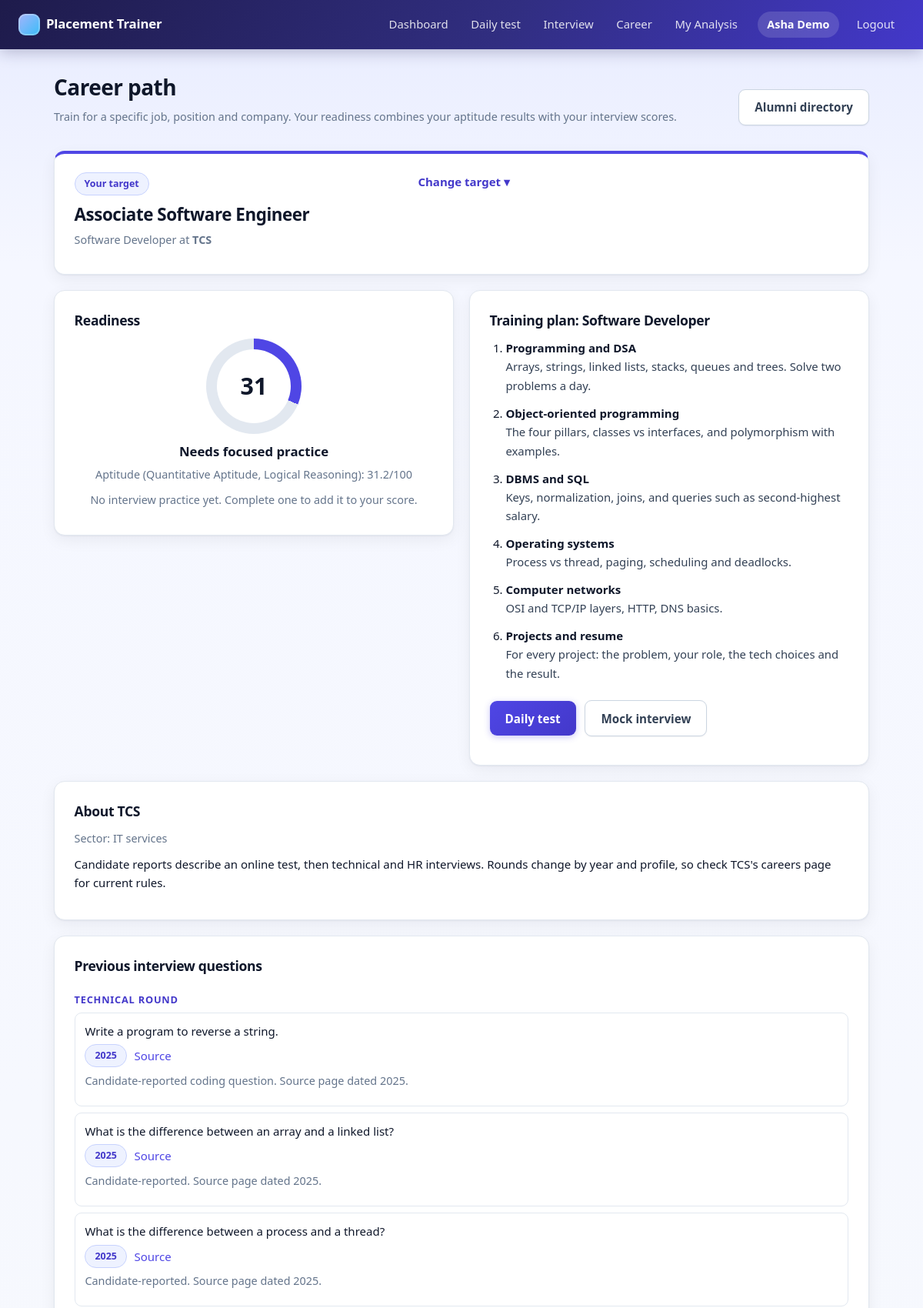
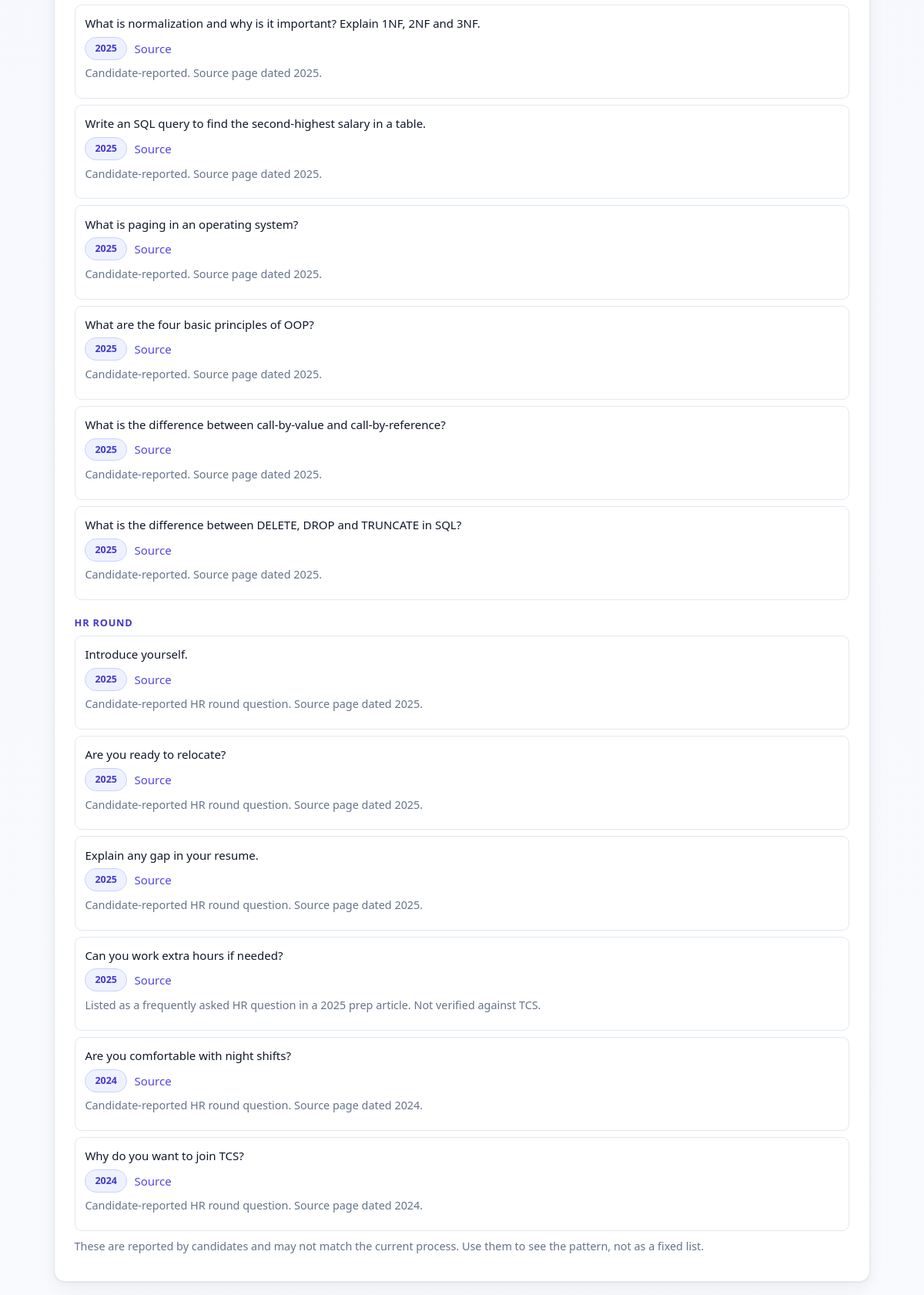
/career (signed in, upper part), run on the app's committed database (2 pictures, top to bottom).
### tables this page shows
CREATE TABLE users (
    id            INTEGER PRIMARY KEY AUTOINCREMENT,
    name          TEXT NOT NULL,
    email         TEXT UNIQUE NOT NULL,
    password_hash TEXT NOT NULL,
    role          TEXT NOT NULL DEFAULT 'student',
    created_at    TEXT DEFAULT CURRENT_TIMESTAMP
);

CREATE TABLE user_targets (
    user_id        INTEGER PRIMARY KEY REFERENCES users(id),
    role_id        INTEGER NOT NULL REFERENCES job_roles(id),
    company_id     INTEGER REFERENCES companies(id),
    company_name   TEXT DEFAULT '',
    position_title TEXT DEFAULT '',
    updated_at     TEXT DEFAULT CURRENT_TIMESTAMP
);

CREATE TABLE job_roles (
    id                  INTEGER PRIMARY KEY AUTOINCREMENT,
    title               TEXT UNIQUE NOT NULL,
    description         TEXT DEFAULT '',
    aptitude_categories TEXT NOT NULL        -- comma-separated quiz categories used for readiness
);

CREATE TABLE companies (
    id              INTEGER PRIMARY KEY AUTOINCREMENT,
    name            TEXT UNIQUE NOT NULL,
    sector          TEXT DEFAULT '',
    hiring_process  TEXT DEFAULT '',
    created_at      TEXT DEFAULT CURRENT_TIMESTAMP
);

CREATE TABLE role_topics (
    id       INTEGER PRIMARY KEY AUTOINCREMENT,
    role_id  INTEGER NOT NULL REFERENCES job_roles(id),
    position INTEGER NOT NULL,
    topic    TEXT NOT NULL,
    guidance TEXT NOT NULL
);

CREATE TABLE company_questions (
    id          INTEGER PRIMARY KEY AUTOINCREMENT,
    company_id  INTEGER NOT NULL REFERENCES companies(id),
    round_type  TEXT NOT NULL,               -- Aptitude, Coding, Technical or HR
    question    TEXT NOT NULL,
    year        TEXT DEFAULT '',
    source_url  TEXT DEFAULT '',
    source_note TEXT DEFAULT '',
    created_at  TEXT DEFAULT CURRENT_TIMESTAMP
);

### app.py (the view)
@app.get("/career")
def career_page(request: Request, user=Depends(require_user)):
    db = get_db()
    target = career.get_target(db, user["id"])
    readiness_data = topics = questions = alumni = company = company_name = None
    if target:
        company_name = career.target_company_name(target)
        readiness_data = career.readiness(db, user["id"], target)
        topics = career.role_topics(db, target["role_id"])
        if target["company_id"]:
            company = db.execute("SELECT * FROM companies WHERE id = ?", (target["company_id"],)).fetchone()
            questions = career.company_questions(db, target["company_id"])
            alumni = career.public_alumni(db, target["company_id"])
    return render(
        request, "career.html",
        target=target, company=company, company_name=company_name,
        readiness=readiness_data, topics=topics, questions=questions, alumni=alumni,
        roles=db.execute("SELECT id, title FROM job_roles ORDER BY title").fetchall(),
        companies=db.execute("SELECT id, name FROM companies ORDER BY name").fetchall(),
    )

### templates/career.html (shortened to what this page needs)
{% extends "base.html" %}
{% block content %}
<div class="quiz-head">
  <div>
    <h1>Career path</h1>
    <p class="muted">Train for a specific job, position and company. Your readiness combines your aptitude results with your interview scores.</p>
  </div>
  {% if target %}<a class="button-link secondary" href="{{ url_for('alumni_join') }}">Alumni directory</a>{% endif %}
</div>
{% if not target %}
  <section class="card">
    <h2>Set your target</h2>
    <p class="muted">Pick the role, the company and the position you are aiming for. We will build a training plan and show previous interview questions for that company.</p>
    {{ target_form(None) }}
  </section>
{% else %}
  <section class="card target-summary">
    <div>
      <span class="pill">Your target</span>
      <h2 class="target-title">{{ target.position_title }}</h2>
      <p class="muted">{{ target.role_title }} at <strong>{{ company_name }}</strong></p>
    </div>
    <details class="edit-target">
      <summary>Change target</summary>
    </details>
  </section>
  <div class="grid-2">
    <section class="card readiness">
      <h2>Readiness</h2>
      <div class="ring" style="--p: {{ readiness.readiness }};"><span>{{ '%.0f' % readiness.readiness }}</span></div>
      <p class="ready-label"><strong>{{ readiness.label }}</strong></p>
      <p class="muted">Aptitude ({{ readiness.categories | join(', ') }}): {{ readiness.aptitude }}/100</p>
      <p class="muted">
        {% if readiness.interview is not none %}
          Interview practice average: {{ readiness.interview }}/100 (counts for 30%).
        {% else %}
          No interview practice yet. Complete one to add it to your score.
        {% endif %}
      </p>
    </section>
    <section class="card">
      <h2>Training plan: {{ target.role_title }}</h2>
      <ol class="plan">
        {% for t in topics %}
          <li><strong>{{ t.topic }}</strong><span>{{ t.guidance }}</span></li>
        {% endfor %}
      </ol>
      <p>
        <a class="button-link" href="{{ url_for('daily_page') }}">Daily test</a>
        <a class="button-link secondary" href="{{ url_for('interview_page') }}">Mock interview</a>
      </p>
    </section>
  </div>
  {% if company %}
    <section class="card">
      <h2>About {{ company.name }}</h2>
      <p class="muted">Sector: {{ company.sector or 'not specified' }}</p>
      <p>{{ company.hiring_process }}</p>
    </section>
    <section class="card">
      <h2>Previous interview questions</h2>
      {% if questions %}
        {% for group in questions %}
          <h3 class="round-title">{{ group.round }} round</h3>
          <ul class="qlist">
            {% for q in group['items'] %}
              <li>
                <span class="q-text">{{ q.question }}</span>
                <span class="pill">{{ q.year or 'year not given' }}</span>
                {% if q.source_url %}<a href="{{ q.source_url }}" target="_blank" rel="noopener">Source</a>{% endif %}
                {% if q.source_note %}<small class="muted">{{ q.source_note }}</small>{% endif %}
              </li>
            {% endfor %}
          </ul>
        {% endfor %}
        <p class="muted">These are reported by candidates and may not match the current process. Use them to see the pattern, not as a fixed list.</p>
      {% else %}
        <p class="muted">No questions have been added for {{ company.name }} yet. The placement cell can add them from the admin page.</p>
      {% endif %}
    </section>
  {% else %}
    <section class="card">
      <p class="muted">{{ company_name }} is not in the company list, so company questions and the alumni directory are not available for it. The placement cell can add it.</p>
    </section>
  {% endif %}
{% endif %}
{% endblock %}

### templates/base.html (shortened to what this page needs)
<!doctype html>
<html lang="en">
<head>
  <link rel="stylesheet" href="{{ url_for('static', filename='style.css') }}">
  <link rel="stylesheet" href="{{ url_for('static', filename='features.css') }}">
</head>
<body>
<header class="topbar">
  <a class="brand" href="{{ url_for('index') }}">Placement Trainer</a>
  <nav>
    {% if me %}
      <a href="{{ url_for('dashboard') }}">Dashboard</a>
      <a href="{{ url_for('daily_page') }}">Daily test</a>
      <a href="{{ url_for('interview_page') }}">Interview</a>
      <a href="{{ url_for('career_page') }}">Career</a>
      <a href="{{ url_for('analysis') }}">My Analysis</a>
      <span class="who">{{ me.name }}</span>
      <a href="{{ url_for('logout') }}">Logout</a>
    {% else %}
      <a href="{{ url_for('login') }}">Login</a>
      <a href="{{ url_for('register') }}">Register</a>
    {% endif %}
  </nav>
</header>
<main class="container">
  {% block content %}{% endblock %}
</main>
</body>
</html>

### static/style.css (style rules this page uses)
:root { --primary: #4f46e5; --primary-dark: #4338ca; --primary-soft: #eef2ff; --accent: #0ea5e9; --ink: #0f172a; --ink-soft: #334155; --muted: #64748b; --line: #e2e8f0; --line-strong: #cbd5e1; --surface: #ffffff; --bg: #f5f7ff; --success: #16a34a; --danger: #dc2626; --warning: #d97706; --neutral: #94a3b8; --radius: 14px; --radius-sm: 9px; --shadow-sm: 0 1px 2px rgba(15, 23, 42, 0.06); --shadow: 0 1px 2px rgba(15, 23, 42, 0.05), 0 6px 20px rgba(15, 23, 42, 0.06); --shadow-lg: 0 10px 30px rgba(79, 70, 229, 0.18); --focus-ring: 0 0 0 3px rgba(79, 70, 229, 0.28); }
* { box-sizing: border-box; }
html { -webkit-text-size-adjust: 100%; }
html { min-height: 100%; background: linear-gradient(180deg, #e8ecff 0, #f5f7ff 340px, #f8fafc 100%) no-repeat; }
body { margin: 0; min-height: 100vh; font-family: system-ui, -apple-system, "Segoe UI", Roboto, "Helvetica Neue", Arial, sans-serif; font-size: 15px; line-height: 1.6; color: var(--ink); -webkit-font-smoothing: antialiased; }
h1, h2 { color: var(--ink); margin: 0 0 0.6rem; letter-spacing: -0.02em; }
h1 { font-size: 1.75rem; font-weight: 750; line-height: 1.25; }
h2 { font-size: 1.1rem; font-weight: 650; }
p { margin: 0 0 0.8rem; }
a { color: var(--primary); text-decoration: none; font-weight: 500; transition: color 0.15s ease; }
ul { padding-left: 1.2rem; margin: 0; }
li { margin-bottom: 0.4rem; }
.topbar { position: sticky; top: 0; z-index: 10; display: flex; justify-content: space-between; align-items: center; flex-wrap: wrap; gap: 0.5rem 1rem; padding: 0.85rem 1.5rem; background: linear-gradient(120deg, #1e1b4b 0%, #312e81 55%, #4338ca 100%); color: #fff; box-shadow: 0 4px 18px rgba(30, 27, 75, 0.25); }
.topbar .brand { display: inline-flex; align-items: center; gap: 0.5rem; margin: 0; font-size: 1.05rem; font-weight: 750; letter-spacing: -0.01em; color: #fff; text-decoration: none; }
.topbar .brand::before { content: ""; width: 28px; height: 28px; border-radius: 9px; background: linear-gradient(135deg, #a5b4fc, #38bdf8); box-shadow: inset 0 0 0 2px rgba(255, 255, 255, 0.25); }
.topbar nav { display: flex; align-items: center; flex-wrap: wrap; gap: 0.25rem; }
.topbar nav a { color: rgba(255, 255, 255, 0.85); font-weight: 500; font-size: 0.93rem; padding: 0.4rem 0.8rem; border-radius: 999px; text-decoration: none; transition: background 0.15s ease, color 0.15s ease; }
.topbar .who { margin: 0 0.4rem 0 0.6rem; padding: 0.35rem 0.75rem; border-radius: 999px; background: rgba(255, 255, 255, 0.14); color: #fff; font-size: 0.9rem; font-weight: 600; }
.container { max-width: 1100px; margin: 2rem auto 3rem; padding: 0 1.25rem; }
.grid-2 { display: grid; grid-template-columns: repeat(2, minmax(0, 1fr)); gap: 1.25rem; align-items: start; }
.card { position: relative; background: var(--surface); border: 1px solid var(--line); border-radius: var(--radius); padding: 1.5rem 1.6rem; box-shadow: var(--shadow); margin-bottom: 1.25rem; }
button, .button-link { display: inline-flex; align-items: center; justify-content: center; gap: 0.4rem; margin-top: 0.4rem; padding: 0.65rem 1.25rem; font: inherit; font-size: 0.95rem; font-weight: 600; color: #fff; background: linear-gradient(135deg, var(--primary) 0%, var(--primary-dark) 100%); border: 0; border-radius: var(--radius-sm); box-shadow: 0 2px 8px rgba(79, 70, 229, 0.3); cursor: pointer; text-decoration: none; transition: transform 0.12s ease, box-shadow 0.15s ease, filter 0.15s ease; }
.button-link.secondary { color: var(--ink-soft); background: #fff; border: 1px solid var(--line-strong); box-shadow: var(--shadow-sm); }
.card > p > .button-link { margin-right: 0.5rem; }
.muted { color: var(--muted); font-size: 0.9rem; }
.card .muted { margin-bottom: 0.6rem; }
.quiz-head { display: flex; justify-content: space-between; align-items: center; flex-wrap: wrap; gap: 1rem; margin-bottom: 1.25rem; }

### data on the page
users: name "Asha Demo"
user_targets: position_title "Associate Software Engineer"
job_roles: role_title "Software Developer"
companies: name "TCS", sector "IT services", hiring_process "Candidate reports describe an online test, then technical and HR interviews. Rounds change by year and profile, so check TCS's careers page for current rules."
role_topics: topic "Programming and DSA", guidance "Arrays, strings, linked lists, stacks, queues and trees. Solve two problems a day."
role_topics: topic "Object-oriented programming", guidance "The four pillars, classes vs interfaces, and polymorphism with examples."
role_topics: topic "DBMS and SQL", guidance "Keys, normalization, joins, and queries such as second-highest salary."
role_topics: topic "Operating systems", guidance "Process vs thread, paging, scheduling and deadlocks."
role_topics: topic "Computer networks", guidance "OSI and TCP/IP layers, HTTP, DNS basics."
role_topics: topic "Projects and resume", guidance "For every project: the problem, your role, the tech choices and the result."
company_questions: question "Write a program to reverse a string.", year "2025", source_note "Candidate-reported coding question. Source page dated 2025."
company_questions: question "What is the difference between an array and a linked list?", year "2025", source_note "Candidate-reported. Source page dated 2025."
company_questions: question "What is the difference between a process and a thread?", year "2025", source_note "Candidate-reported. Source page dated 2025."
company_questions: question "What is normalization and why is it important? Explain 1NF, 2NF and 3NF.", year "2025", source_note "Candidate-reported. Source page dated 2025."
company_questions: question "Write an SQL query to find the second-highest salary in a table.", year "2025", source_note "Candidate-reported. Source page dated 2025."
company_questions: question "What is paging in an operating system?", year "2025", source_note "Candidate-reported. Source page dated 2025."
company_questions: question "What are the four basic principles of OOP?", year "2025", source_note "Candidate-reported. Source page dated 2025."
company_questions: question "What is the difference between call-by-value and call-by-reference?", year "2025", source_note "Candidate-reported. Source page dated 2025."
company_questions: question "What is the difference between DELETE, DROP and TRUNCATE in SQL?", year "2025", source_note "Candidate-reported. Source page dated 2025."
company_questions: question "Introduce yourself.", year "2025", source_note "Candidate-reported HR round question. Source page dated 2025."
company_questions: question "Are you ready to relocate?", year "2025", source_note "Candidate-reported HR round question. Source page dated 2025."
company_questions: question "Explain any gap in your resume.", year "2025", source_note "Candidate-reported HR round question. Source page dated 2025."
company_questions: question "Can you work extra hours if needed?", year "2025", source_note "Listed as a frequently asked HR question in a 2025 prep article. Not verified against TCS."
company_questions: question "Are you comfortable with night shifts?", year "2024", source_note "Candidate-reported HR round question. Source page dated 2024."
company_questions: question "Why do you want to join TCS?", year "2024", source_note "Candidate-reported HR round question. Source page dated 2024."

### other printed values
{{ '%.0f' % readiness.readiness }} "31"
{{ readiness.label }} "Needs focused practice"
{{ readiness.categories | join(', ') }} "Quantitative Aptitude, Logical Reasoning"
{{ readiness.aptitude }} "31.2"
{{ group.round }} "TECHNICAL" "HR"
